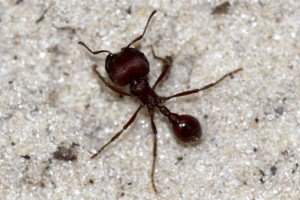
#> input picture Data/Pest/Raw_Images/ants/ants (113).jpg, 300 x 200 px, found by its file name; its folder holds only this picture in this run
$ python preprocess_pest.py
#> lines starting #> are read from the running program, lines starting #| are printed output that depends on the picture
import os
import cv2
import numpy as np
from tqdm import tqdm
from pathlib import Path

# Constants
INPUT_DIR = "data/Pest/Raw_Images"
OUTPUT_DIR = "data/Pest/Processed_Images"
TARGET_SIZE = (224, 224)  # Target image size (width, height)

# Create output directory
Path(OUTPUT_DIR).mkdir(parents=True, exist_ok=True)

# Process images
def preprocess_images(input_dir, output_dir, target_size):
#> called with input_dir = 'data/Pest/Raw_Images', output_dir = 'data/Pest/Processed_Images', target_size = (224, 224)
    classes = os.listdir(input_dir) # List of class names

    for pest_class in classes:
        class_input_path = os.path.join(input_dir, pest_class)
        class_output_path = os.path.join(output_dir, pest_class)
        Path(class_output_path).mkdir(parents=True, exist_ok=True)

        for img_name in tqdm(os.listdir(class_input_path), desc=f"Processing {pest_class}"):
            img_path = os.path.join(class_input_path, img_name)
            img = cv2.imread(img_path)
#> img is the input picture: shape (200, 300, 3); mean B, G, R 170.4, 178.2, 184.9
            if img is None:
                continue # Skip if image is not valid

            # Resize image
            img = cv2.resize(img, target_size)
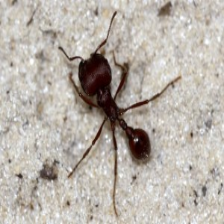
#> img: shape (224, 224, 3); mean B, G, R 170.3, 178.1, 184.8
            img = img / 255.0  # Normalize to [0,1]

            # Save image
            output_path = os.path.join(class_output_path, img_name)
            cv2.imwrite(output_path, (img * 255).astype(np.uint8))
#> pass 2 of the loop in preprocess_images, `for pest_class in classes:`:
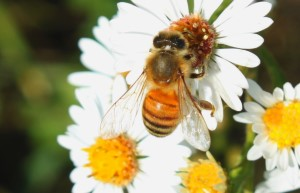
#> input picture Data/Pest/Raw_Images/bees/bees (118).jpg, 300 x 193 px, found by its file name
#> in preprocess_images, img is the input picture: shape (193, 300, 3); mean B, G, R 112.6, 148.8, 156.3
#> in preprocess_images, `img = cv2.resize(img, target_size)`:
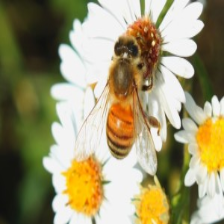
#> img: shape (224, 224, 3); mean B, G, R 112.5, 148.7, 156.2

# Preprocess images
preprocess_images(INPUT_DIR, OUTPUT_DIR, TARGET_SIZE)

print("Resized images saved.")
